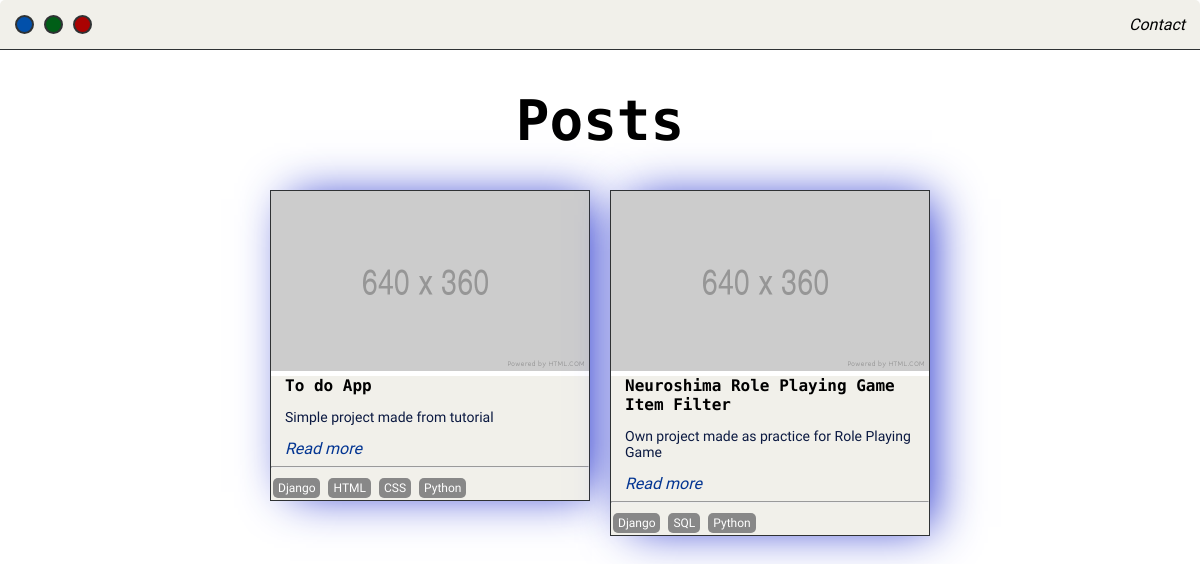
/posts/, run on the app's committed database.
### base/models.py (models this page shows, shortened)
class Post(models.Model):
    headline = models.CharField(max_length=200)
    sub_headline = models.CharField(max_length=200, null=True, blank=True)
    thumbnail = models.ImageField(null=True, blank=True, upload_to="images", default="placeholder.png")
    body = models.TextField(null=True, blank=True)
    created = models.DateTimeField(auto_now_add=True)
    active = models.BooleanField(default=False)
    featured = models.BooleanField(default=False)
    tags = models.ManyToManyField(Tag, null=True)

class Tag(models.Model):
    name = models.CharField(max_length=200)
    def __str__(self):
        return self.name

### base/views.py (the view)
# urls.py: path('posts/', views.posts, name='posts'),
def posts(request):
    posts = Post.objects.filter(active = True)
    context = {'posts': posts}
    return render(request, 'base/posts.html', context)

### base/templates/base/posts.html (shortened to what this page needs)
{% extends 'base/main.html' %}
{% load static %}
{% block content %}
<div class="main-container">
    <h1 align="center">Posts</h1>
    <div class="post-wrapper">
        {% for post in posts%}
        <div>
            <div class="post">
                <img class="thumbnail" src="{{ post.thumbnail.url }} ">
                <div class="post-preview">
                    <h6 class="post-title">{{post.headline}}</h6>
                    <p class="post-intro">{{post.sub_headline}} </p>
                    <a id="post-link" href="{% url 'post' post.id %}">Read more</a>
                    <hr>
                    {% for tag in post.tags.all %}
                        <span class="tag">{{ tag }} </span>
                    {% endfor %}
                </div>
            </div>
        </div>
        {% empty %}
            <h3> No posts yet </h3>
        {% endfor %}
    </div>
</div>
{% endblock content %}

### base/templates/base/main.html (shortened to what this page needs)
<!DOCTYPE html>
{% load static %}
<html>
<head>
    <link rel="stylesheet" type="text/css" href="{% static 'css/default.css' %}">
</head>
<body>
    {% include 'base/navbar.html' %}
    {% block content %}{% endblock content %}
</body>
</html>

### base/templates/base/navbar.html
<div class="nav-wrapper">
    <a href="{% url 'home' %}">
        <div class="dots-wrapper">
            <div id="dot1" class="browser-dot"></div>
            <div id="dot2" class="browser-dot"></div>
            <div id="dot3" class="browser-dot"></div>
        </div>
    </a>
    <ul id="navigation">
        <li><a href="{% url 'home' %}#contact">Contact</a></li>
    </ul>
</div>

### static/css/default.css (style rules this page uses)
:root { --mainColor: #f1f0ea; --secondaryColor: #fff; --borderColor: #2f3234; --themeDotBorder: #24292e; --previewBg: rgb(251, 249, 243, 0.8); --previewShadow: #f0ead6; --mainText: black; --secondaryText: #0b1941; --linkText: #033592; --buttonColor: black; }
html, body { padding: 0; margin: 0; }
body * { transition: 0.5s; }
h1, h2, h3, h4, h5, h6, strong { color: var(--mainText); font-family: "Roboto Mono", monospace; }
p, li, span, label, input, textarea { color: var(--secondaryText); font-family: "Josefin Sans", sans-serif; }
h1 { font-size: 56px; }
h6 { font-size: 16px; }
a { text-decoration: none; font-style: italic; color: var(--linkText); font-family: "Josefin Sans", sans-serif; }
ul { list-style: none; }
.main-container { width: 1500px; margin: 0 auto; }
.nav-wrapper { grid-area: nav-wrapper; border-bottom: 1px solid var(--borderColor); border-radius: 5px 5px 0 0; display: flex; justify-content: space-between; align-items: center; background-color: var(--mainColor); }
#navigation a { color: var(--mainText); }
#navigation { margin: 0; padding: 10px; }
#navigation li { display: inline-block; margin-right: 5px; margin-left: 5px; }
.dots-wrapper { display: flex; padding: 10px; }
#dot1 { background-color: #0250aa; }
#dot2 { background-color: #005e17; }
#dot3 { background-color: #aa0202; }
.browser-dot { height: 15px; width: 15px; border-radius: 50%; margin: 5px; border: 2px solid var(--borderColor); -webkit-box-shadow: 11px 0px 46px -9px rgba(29, 43, 204, 1); -moz-box-shadow: 11px 0px 46px -9px rgba(29, 43, 204, 1); box-shadow: 11px 0px 46px -9px rgba(29, 43, 204, 1); }
.post-wrapper { display: grid; grid-template-columns: repeat(auto-fit, 320px); gap: 20px; justify-content: center; padding-bottom: 50px; }
.post { border: 1px solid var(--borderColor); background-color: var(--secondaryColor); -webkit-box-shadow: 11px 0px 46px -9px rgba(29, 43, 204, 1); -moz-box-shadow: 11px 0px 46px -9px rgba(29, 43, 204, 1); box-shadow: 11px 0px 46px -9px rgba(29, 43, 204, 1); }
.thumbnail { display: block; width: 100%; height: 180px; object-fit: cover; }
.post-preview { background-color: var(--mainColor); }
.post-title { color: var(--mainText); margin-top: 5px; margin-left: 14px; margin-bottom: 14px; }
.post-intro { color: var(--secondaryText); font-size: 14px; margin-left: 14px; }
#post-link { margin-left: 14px; margin-bottom: 14px; }
.tag { display: inline-block; color: #fff; background-color: #888; border-radius: 5px; margin: 2px; padding: 3px 5px; font-size: 12px; }
@media screen and (max-width: 1500px) { .main-container { width: 95%; } }

### data on the page
Post: thumbnail (placeholder picture), headline "To do App", sub_headline "Simple project made from tutorial"
Tag: name "Django"
Tag: name "HTML"
Tag: name "CSS"
Tag: name "Python"
Post: thumbnail (placeholder picture), headline "Neuroshima Role Playing Game Item Filter", sub_headline "Own project made as practice for Role Playing Game"
Tag: name "SQL"
